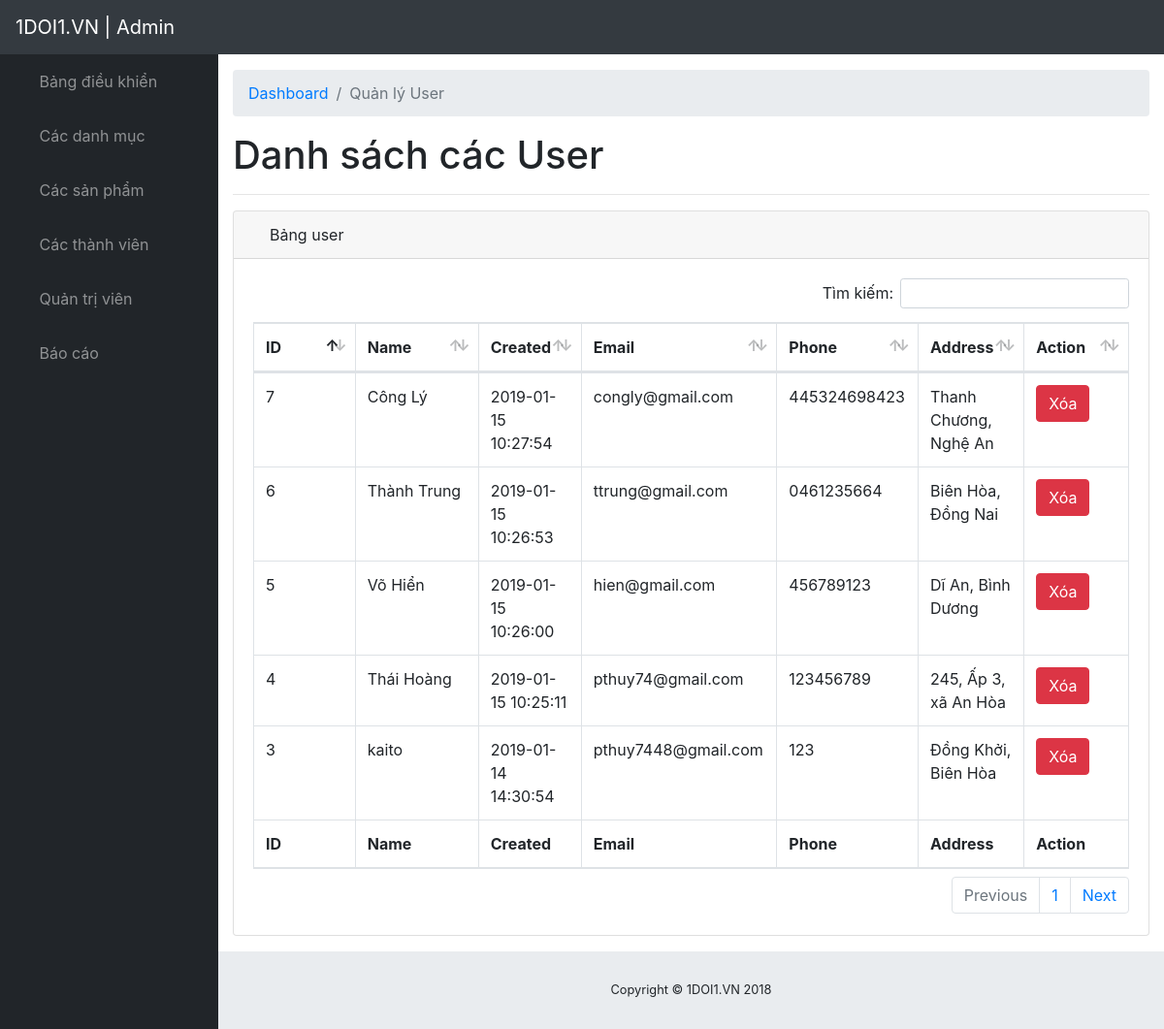
The app's page /traodoi.vn/admin/modules/user/index.php (signed in), older data.
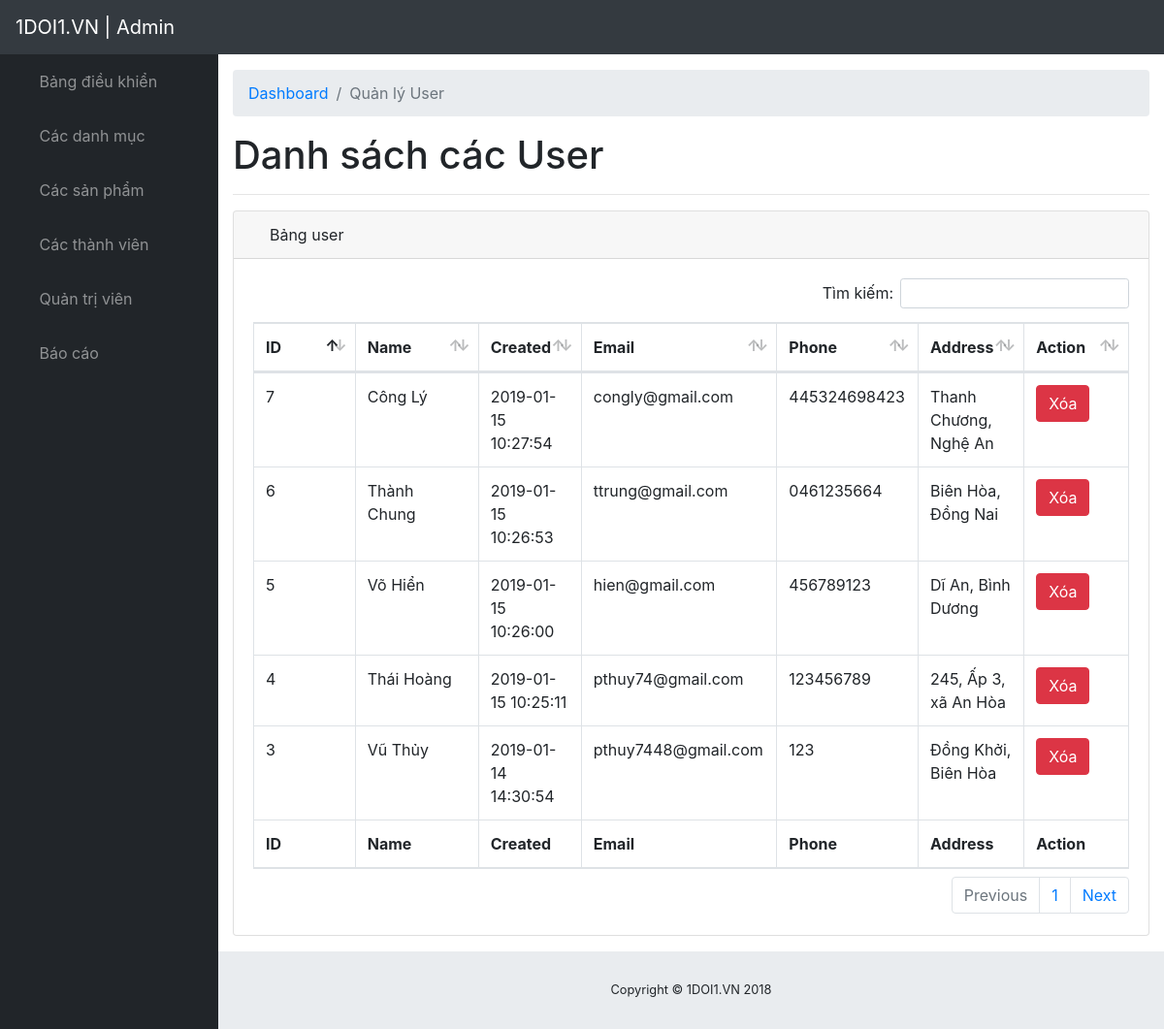
The same page, newer data.
### tables this page shows
CREATE TABLE IF NOT EXISTS `user` (
  `id` int(11) NOT NULL AUTO_INCREMENT,
  `name` varchar(50) DEFAULT NULL,
  `email` varchar(50) DEFAULT NULL,
  `phone` char(20) DEFAULT NULL,
  `address` varchar(250) DEFAULT NULL,
  `password` varchar(50) DEFAULT NULL,
  `province` varchar(50) DEFAULT NULL,
  `status` tinyint(4) DEFAULT '1',
  `rating` float DEFAULT NULL,
  `created_at` timestamp NULL DEFAULT CURRENT_TIMESTAMP,
  `updated_at` timestamp NULL DEFAULT CURRENT_TIMESTAMP ON UPDATE CURRENT_TIMESTAMP,
  PRIMARY KEY (`id`)
);

### traodoi.vn/libraries/database.php (called while the page is built, shortened)
<?php
    class Database
    {
        public $link;
        public function __construct()
        {
            $this->link = mysqli_connect("localhost","root","","traodoivn") or die ();
            mysqli_set_charset($this->link,"utf8");
        }
        public function countTable($table)
        {
            $sql = "SELECT id FROM  {$table}";
            $result = mysqli_query($this->link, $sql) or die("Lỗi Truy Vấn countTable----" .mysqli_error($this->link));
            $num = mysqli_num_rows($result);
            return $num;
        }
         public  function fetchJone($table,$sql ,$page = 0,$row ,$pagi = false )
        {
            $data = [];
            if ($pagi == true )
            {
                $total = $this->countTable($table);
                $sotrang = ceil($total / $row);
                $start = ($page - 1 ) * $row ;
                $sql .= " LIMIT $start,$row";
                $data = [ "page" => $sotrang];
                $result = mysqli_query($this->link,$sql) or die("Lỗi truy vấn fetchJone ---- " .mysqli_error($this->link));
            }
            else
            {
                $result = mysqli_query($this->link,$sql) or die("Lỗi truy vấn fetchJone ---- " .mysqli_error($this->link));
            }
            if( $result)
            {
                while ($num = mysqli_fetch_assoc($result))
                {
                    $data[] = $num;
                }
            }
            return $data;
        }
    }
?>

### traodoi.vn/admin/autoload/autoload.php (called while the page is built, shortened)
<?php
	require_once __DIR__. "/../../libraries/database.php";
    $db = new database;
 ?>

### traodoi.vn/admin/modules/user/index.php (the view, shortened to what the changed rows need)
<?php
    require_once __DIR__. "/../../autoload/autoload.php";
    if (isset($_GET['page']))
    {
        $p = $_GET['page'];
    }
    else
    {
        $p = 1;
    }
    $sql = "SELECT user.* from user ORDER BY id DESC";
    $user = $db->fetchJone("user",$sql,$p,10,true);
    if(isset($user['page']))
    {
        unset($user['page']);
    }
 ?>
<?php require_once __DIR__. "/../../layouts/header.php"; ?>
                     <div id="content-wrapper">
                        <div class="container-fluid">
                            <h1>Danh sách các User</h1>
                                <div class="card mb-3">
    <div class="card-body">
        <div class="table-responsive">
            <div id="dataTable_wrapper" class="dataTables_wrapper dt-bootstrap4">
                <div class="row">
                    <div class="col-sm-12">
                        <table class="table table-bordered dataTable" id="dataTable" width="100%" cellspacing="0" role="grid" aria-describedby="dataTable_info" style="width: 100%;">
                            <thead>
                                <tr role="row">
                                    <th class="sorting_asc" tabindex="0" aria-controls="dataTable" rowspan="1" colspan="1" aria-sort="ascending" aria-label="Name: activate to sort column descending" style="width: 61px;">ID</th>
                                    <th class="sorting" tabindex="0" aria-controls="dataTable" rowspan="1" colspan="1" aria-label="Position: activate to sort column ascending" style="width: 83px;">Name</th>
                                    <th class="sorting" tabindex="0" aria-controls="dataTable" rowspan="1" colspan="1" aria-label="Office: activate to sort column ascending" style="width: 49px;">Created</th>
                                    <th class="sorting" tabindex="0" aria-controls="dataTable" rowspan="1" colspan="1" aria-label="Age: activate to sort column ascending" style="width: 30px;">Email</th>
                                    <th class="sorting" tabindex="0" aria-controls="dataTable" rowspan="1" colspan="1" aria-label="Age: activate to sort column ascending" style="width: 30px;">Phone</th>
                                    <th class="sorting" tabindex="0" aria-controls="dataTable" rowspan="1" colspan="1" aria-label="Age: activate to sort column ascending" style="width: 30px;">Address</th>
                                    <th class="sorting" tabindex="0" aria-controls="dataTable" rowspan="1" colspan="1" aria-label="Start date: activate to sort column ascending" style="width: 64px;">Action</th>
                                </tr>
                            </thead>
                            <tfoot>
                                <tr>
                                    <th rowspan="1" colspan="1">ID</th>
                                    <th rowspan="1" colspan="1">Name</th>
                                    <th rowspan="1" colspan="1">Created</th>
                                    <th rowspan="1" colspan="1">Email</th>
                                    <th rowspan="1" colspan="1">Phone</th>
                                    <th rowspan="1" colspan="1">Address</th>
                                    <th rowspan="1" colspan="1">Action</th>
                                </tr>
                            </tfoot>
                            <tbody>
                                <?php foreach ($user as $item): ?>
                                <tr role="row" class="odd">
                                    <td class="sorting_1"><?php echo $item['id']  ?></td>
                                    <td><?php echo $item['name']  ?></td>
                                    <td><?php echo $item['created_at']  ?></td>
                                    <td><?php echo $item['email']  ?></td>
                                    <td><?php echo $item['phone']  ?></td>
                                    <td><?php echo $item['address']  ?></td>
                                    <td>
                                        <a class="btn btn-xs btn-danger" href="delete.php?id=<?php echo $item['id'] ?>">Xóa</a>
                                    </td>
                                </tr>
                                <?php endforeach ?>
                            </tbody>
                        </table>
                    </div>
                </div>
            </div>
        </div>
    </div>
                                </div>
                        </div>
<?php require_once __DIR__. "/../../layouts/footer.php"; ?>

Row changes from the older to the newer data that the page shows:
changed user "ttrung@gmail.com": name "Thành Trung" → "Thành Chung"
changed user "pthuy7448@gmail.com": name "kaito" → "Vũ Thủy"
